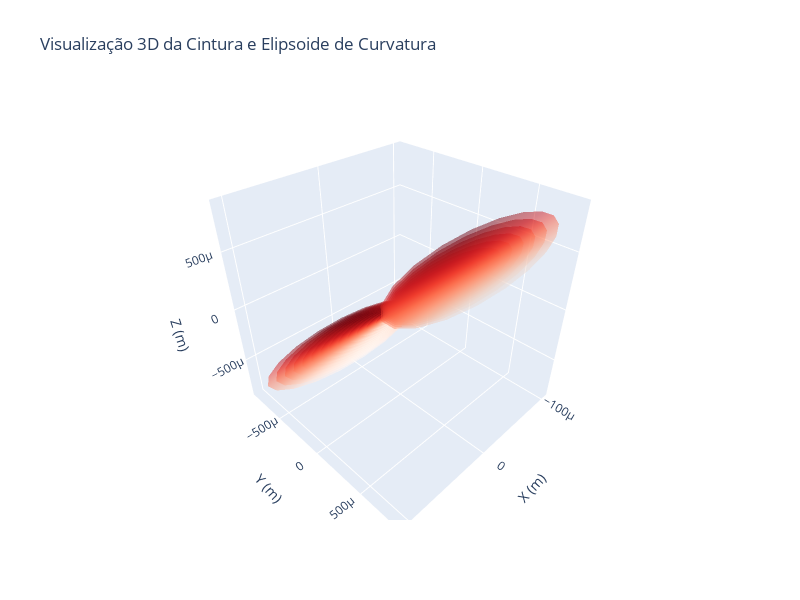

The notebook cell this image was saved under:
### Code cell
gb_sa = GaussianBeam.simple_astigmatic(R=Rx(-π/4))

z_sa = linspace(-1e-3, 1e-3, 30)
surfaces_sa = gb_sa.wavefront_surfaces(z_sa)

fig_sa = go.Figure()

plot_wavefronts(fig_sa, surfaces_sa)

fig_sa.update_layout(
    title="Visualização 3D da Cintura e Elipsoide de Curvatura",
    scene=dict(
        xaxis=dict(title='X (m)'),
        yaxis=dict(title='Y (m)'),
        zaxis=dict(title='Z (m)'),
    ),
    autosize=False,
    width=800,
    height=600
)

fig_sa.show()

### Figure 1 — Plotly figure (JSON) as saved in the notebook; plotly's stock layout.template omitted (floating-point values rounded to 4 significant figures; data arrays with more than 128 entries replaced by an {"elided": "..."} marker saying what was removed)
{"data": [{"colorscale": [[0, "rgb(255,245,240)"], [0.125, "rgb(254,224,210)"], [0.25, "rgb(252,187,161)"], [0.375, "rgb(252,146,114)"], [0.5, "rgb(251,106,74)"], [0.625, "rgb(239,59,44)"], [0.75, "rgb(203,24,29)"], [0.875, "rgb(165,15,21)"], [1, "rgb(103,0,13)"]], "hoverinfo": "none", "opacity": 0.5, "showlegend": false, "showscale": false, "type": "surface", "x": {"elided": "20x20 float values"}, "y": {"elided": "20x20 float values"}, "z": {"elided": "20x20 float values"}}, {"colorscale": [[0, "rgb(255,245,240)"], [0.125, "rgb(254,224,210)"], [0.25, "rgb(252,187,161)"], [0.375, "rgb(252,146,114)"], [0.5, "rgb(251,106,74)"], [0.625, "rgb(239,59,44)"], [0.75, "rgb(203,24,29)"], [0.875, "rgb(165,15,21)"], [1, "rgb(103,0,13)"]], "hoverinfo": "none", "opacity": 0.5, "showlegend": false, "showscale": false, "type": "surface", "x": {"elided": "20x20 float values"}, "y": {"elided": "20x20 float values"}, "z": {"elided": "20x20 float values"}}, {"colorscale": [[0, "rgb(255,245,240)"], [0.125, "rgb(254,224,210)"], [0.25, "rgb(252,187,161)"], [0.375, "rgb(252,146,114)"], [0.5, "rgb(251,106,74)"], [0.625, "rgb(239,59,44)"], [0.75, "rgb(203,24,29)"], [0.875, "rgb(165,15,21)"], [1, "rgb(103,0,13)"]], "hoverinfo": "none", "opacity": 0.5, "showlegend": false, "showscale": false, "type": "surface", "x": {"elided": "20x20 float values"}, "y": {"elided": "20x20 float values"}, "z": {"elided": "20x20 float values"}}, {"colorscale": [[0, "rgb(255,245,240)"], [0.125, "rgb(254,224,210)"], [0.25, "rgb(252,187,161)"], [0.375, "rgb(252,146,114)"], [0.5, "rgb(251,106,74)"], [0.625, "rgb(239,59,44)"], [0.75, "rgb(203,24,29)"], [0.875, "rgb(165,15,21)"], [1, "rgb(103,0,13)"]], "hoverinfo": "none", "opacity": 0.5, "showlegend": false, "showscale": false, "type": "surface", "x": {"elided": "20x20 float values"}, "y": {"elided": "20x20 float values"}, "z": {"elided": "20x20 float values"}}, {"colorscale": [[0, "rgb(255,245,240)"], [0.125, "rgb(254,224,210)"], [0.25, "rgb(252,187,161)"], [0.375, "rgb(252,146,114)"], [0.5, "rgb(251,106,74)"], [0.625, "rgb(239,59,44)"], [0.75, "rgb(203,24,29)"], [0.875, "rgb(165,15,21)"], [1, "rgb(103,0,13)"]], "hoverinfo": "none", "opacity": 0.5, "showlegend": false, "showscale": false, "type": "surface", "x": {"elided": "20x20 float values"}, "y": {"elided": "20x20 float values"}, "z": {"elided": "20x20 float values"}}, {"colorscale": [[0, "rgb(255,245,240)"], [0.125, "rgb(254,224,210)"], [0.25, "rgb(252,187,161)"], [0.375, "rgb(252,146,114)"], [0.5, "rgb(251,106,74)"], [0.625, "rgb(239,59,44)"], [0.75, "rgb(203,24,29)"], [0.875, "rgb(165,15,21)"], [1, "rgb(103,0,13)"]], "hoverinfo": "none", "opacity": 0.5, "showlegend": false, "showscale": false, "type": "surface", "x": {"elided": "20x20 float values"}, "y": {"elided": "20x20 float values"}, "z": {"elided": "20x20 float values"}}, {"colorscale": [[0, "rgb(255,245,240)"], [0.125, "rgb(254,224,210)"], [0.25, "rgb(252,187,161)"], [0.375, "rgb(252,146,114)"], [0.5, "rgb(251,106,74)"], [0.625, "rgb(239,59,44)"], [0.75, "rgb(203,24,29)"], [0.875, "rgb(165,15,21)"], [1, "rgb(103,0,13)"]], "hoverinfo": "none", "opacity": 0.5, "showlegend": false, "showscale": false, "type": "surface", "x": {"elided": "20x20 float values"}, "y": {"elided": "20x20 float values"}, "z": {"elided": "20x20 float values"}}, {"colorscale": [[0, "rgb(255,245,240)"], [0.125, "rgb(254,224,210)"], [0.25, "rgb(252,187,161)"], [0.375, "rgb(252,146,114)"], [0.5, "rgb(251,106,74)"], [0.625, "rgb(239,59,44)"], [0.75, "rgb(203,24,29)"], [0.875, "rgb(165,15,21)"], [1, "rgb(103,0,13)"]], "hoverinfo": "none", "opacity": 0.5, "showlegend": false, "showscale": false, "type": "surface", "x": {"elided": "20x20 float values"}, "y": {"elided": "20x20 float values"}, "z": {"elided": "20x20 float values"}}, {"colorscale": [[0, "rgb(255,245,240)"], [0.125, "rgb(254,224,210)"], [0.25, "rgb(252,187,161)"], [0.375, "rgb(252,146,114)"], [0.5, "rgb(251,106,74)"], [0.625, "rgb(239,59,44)"], [0.75, "rgb(203,24,29)"], [0.875, "rgb(165,15,21)"], [1, "rgb(103,0,13)"]], "hoverinfo": "none", "opacity": 0.5, "showlegend": false, "showscale": false, "type": "surface", "x": {"elided": "20x20 float values"}, "y": {"elided": "20x20 float values"}, "z": {"elided": "20x20 float values"}}, {"colorscale": [[0, "rgb(255,245,240)"], [0.125, "rgb(254,224,210)"], [0.25, "rgb(252,187,161)"], [0.375, "rgb(252,146,114)"], [0.5, "rgb(251,106,74)"], [0.625, "rgb(239,59,44)"], [0.75, "rgb(203,24,29)"], [0.875, "rgb(165,15,21)"], [1, "rgb(103,0,13)"]], "hoverinfo": "none", "opacity": 0.5, "showlegend": false, "showscale": false, "type": "surface", "x": {"elided": "20x20 float values"}, "y": {"elided": "20x20 float values"}, "z": {"elided": "20x20 float values"}}, {"colorscale": [[0, "rgb(255,245,240)"], [0.125, "rgb(254,224,210)"], [0.25, "rgb(252,187,161)"], [0.375, "rgb(252,146,114)"], [0.5, "rgb(251,106,74)"], [0.625, "rgb(239,59,44)"], [0.75, "rgb(203,24,29)"], [0.875, "rgb(165,15,21)"], [1, "rgb(103,0,13)"]], "hoverinfo": "none", "opacity": 0.5, "showlegend": false, "showscale": false, "type": "surface", "x": {"elided": "20x20 float values"}, "y": {"elided": "20x20 float values"}, "z": {"elided": "20x20 float values"}}, {"colorscale": [[0, "rgb(255,245,240)"], [0.125, "rgb(254,224,210)"], [0.25, "rgb(252,187,161)"], [0.375, "rgb(252,146,114)"], [0.5, "rgb(251,106,74)"], [0.625, "rgb(239,59,44)"], [0.75, "rgb(203,24,29)"], [0.875, "rgb(165,15,21)"], [1, "rgb(103,0,13)"]], "hoverinfo": "none", "opacity": 0.5, "showlegend": false, "showscale": false, "type": "surface", "x": {"elided": "20x20 float values"}, "y": {"elided": "20x20 float values"}, "z": {"elided": "20x20 float values"}}, {"colorscale": [[0, "rgb(255,245,240)"], [0.125, "rgb(254,224,210)"], [0.25, "rgb(252,187,161)"], [0.375, "rgb(252,146,114)"], [0.5, "rgb(251,106,74)"], [0.625, "rgb(239,59,44)"], [0.75, "rgb(203,24,29)"], [0.875, "rgb(165,15,21)"], [1, "rgb(103,0,13)"]], "hoverinfo": "none", "opacity": 0.5, "showlegend": false, "showscale": false, "type": "surface", "x": {"elided": "20x20 float values"}, "y": {"elided": "20x20 float values"}, "z": {"elided": "20x20 float values"}}, {"colorscale": [[0, "rgb(255,245,240)"], [0.125, "rgb(254,224,210)"], [0.25, "rgb(252,187,161)"], [0.375, "rgb(252,146,114)"], [0.5, "rgb(251,106,74)"], [0.625, "rgb(239,59,44)"], [0.75, "rgb(203,24,29)"], [0.875, "rgb(165,15,21)"], [1, "rgb(103,0,13)"]], "hoverinfo": "none", "opacity": 0.5, "showlegend": false, "showscale": false, "type": "surface", "x": {"elided": "20x20 float values"}, "y": {"elided": "20x20 float values"}, "z": {"elided": "20x20 float values"}}, {"colorscale": [[0, "rgb(255,245,240)"], [0.125, "rgb(254,224,210)"], [0.25, "rgb(252,187,161)"], [0.375, "rgb(252,146,114)"], [0.5, "rgb(251,106,74)"], [0.625, "rgb(239,59,44)"], [0.75, "rgb(203,24,29)"], [0.875, "rgb(165,15,21)"], [1, "rgb(103,0,13)"]], "hoverinfo": "none", "opacity": 0.5, "showlegend": false, "showscale": false, "type": "surface", "x": {"elided": "20x20 float values"}, "y": {"elided": "20x20 float values"}, "z": {"elided": "20x20 float values"}}, {"colorscale": [[0, "rgb(255,245,240)"], [0.125, "rgb(254,224,210)"], [0.25, "rgb(252,187,161)"], [0.375, "rgb(252,146,114)"], [0.5, "rgb(251,106,74)"], [0.625, "rgb(239,59,44)"], [0.75, "rgb(203,24,29)"], [0.875, "rgb(165,15,21)"], [1, "rgb(103,0,13)"]], "hoverinfo": "none", "opacity": 0.5, "showlegend": false, "showscale": false, "type": "surface", "x": {"elided": "20x20 float values"}, "y": {"elided": "20x20 float values"}, "z": {"elided": "20x20 float values"}}, {"colorscale": [[0, "rgb(255,245,240)"], [0.125, "rgb(254,224,210)"], [0.25, "rgb(252,187,161)"], [0.375, "rgb(252,146,114)"], [0.5, "rgb(251,106,74)"], [0.625, "rgb(239,59,44)"], [0.75, "rgb(203,24,29)"], [0.875, "rgb(165,15,21)"], [1, "rgb(103,0,13)"]], "hoverinfo": "none", "opacity": 0.5, "showlegend": false, "showscale": false, "type": "surface", "x": {"elided": "20x20 float values"}, "y": {"elided": "20x20 float values"}, "z": {"elided": "20x20 float values"}}, {"colorscale": [[0, "rgb(255,245,240)"], [0.125, "rgb(254,224,210)"], [0.25, "rgb(252,187,161)"], [0.375, "rgb(252,146,114)"], [0.5, "rgb(251,106,74)"], [0.625, "rgb(239,59,44)"], [0.75, "rgb(203,24,29)"], [0.875, "rgb(165,15,21)"], [1, "rgb(103,0,13)"]], "hoverinfo": "none", "opacity": 0.5, "showlegend": false, "showscale": false, "type": "surface", "x": {"elided": "20x20 float values"}, "y": {"elided": "20x20 float values"}, "z": {"elided": "20x20 float values"}}, {"colorscale": [[0, "rgb(255,245,240)"], [0.125, "rgb(254,224,210)"], [0.25, "rgb(252,187,161)"], [0.375, "rgb(252,146,114)"], [0.5, "rgb(251,106,74)"], [0.625, "rgb(239,59,44)"], [0.75, "rgb(203,24,29)"], [0.875, "rgb(165,15,21)"], [1, "rgb(103,0,13)"]], "hoverinfo": "none", "opacity": 0.5, "showlegend": false, "showscale": false, "type": "surface", "x": {"elided": "20x20 float values"}, "y": {"elided": "20x20 float values"}, "z": {"elided": "20x20 float values"}}, {"colorscale": [[0, "rgb(255,245,240)"], [0.125, "rgb(254,224,210)"], [0.25, "rgb(252,187,161)"], [0.375, "rgb(252,146,114)"], [0.5, "rgb(251,106,74)"], [0.625, "rgb(239,59,44)"], [0.75, "rgb(203,24,29)"], [0.875, "rgb(165,15,21)"], [1, "rgb(103,0,13)"]], "hoverinfo": "none", "opacity": 0.5, "showlegend": false, "showscale": false, "type": "surface", "x": {"elided": "20x20 float values"}, "y": {"elided": "20x20 float values"}, "z": {"elided": "20x20 float values"}}, {"colorscale": [[0, "rgb(255,245,240)"], [0.125, "rgb(254,224,210)"], [0.25, "rgb(252,187,161)"], [0.375, "rgb(252,146,114)"], [0.5, "rgb(251,106,74)"], [0.625, "rgb(239,59,44)"], [0.75, "rgb(203,24,29)"], [0.875, "rgb(165,15,21)"], [1, "rgb(103,0,13)"]], "hoverinfo": "none", "opacity": 0.5, "showlegend": false, "showscale": false, "type": "surface", "x": {"elided": "20x20 float values"}, "y": {"elided": "20x20 float values"}, "z": {"elided": "20x20 float values"}}, {"colorscale": [[0, "rgb(255,245,240)"], [0.125, "rgb(254,224,210)"], [0.25, "rgb(252,187,161)"], [0.375, "rgb(252,146,114)"], [0.5, "rgb(251,106,74)"], [0.625, "rgb(239,59,44)"], [0.75, "rgb(203,24,29)"], [0.875, "rgb(165,15,21)"], [1, "rgb(103,0,13)"]], "hoverinfo": "none", "opacity": 0.5, "showlegend": false, "showscale": false, "type": "surface", "x": {"elided": "20x20 float values"}, "y": {"elided": "20x20 float values"}, "z": {"elided": "20x20 float values"}}, {"colorscale": [[0, "rgb(255,245,240)"], [0.125, "rgb(254,224,210)"], [0.25, "rgb(252,187,161)"], [0.375, "rgb(252,146,114)"], [0.5, "rgb(251,106,74)"], [0.625, "rgb(239,59,44)"], [0.75, "rgb(203,24,29)"], [0.875, "rgb(165,15,21)"], [1, "rgb(103,0,13)"]], "hoverinfo": "none", "opacity": 0.5, "showlegend": false, "showscale": false, "type": "surface", "x": {"elided": "20x20 float values"}, "y": {"elided": "20x20 float values"}, "z": {"elided": "20x20 float values"}}, {"colorscale": [[0, "rgb(255,245,240)"], [0.125, "rgb(254,224,210)"], [0.25, "rgb(252,187,161)"], [0.375, "rgb(252,146,114)"], [0.5, "rgb(251,106,74)"], [0.625, "rgb(239,59,44)"], [0.75, "rgb(203,24,29)"], [0.875, "rgb(165,15,21)"], [1, "rgb(103,0,13)"]], "hoverinfo": "none", "opacity": 0.5, "showlegend": false, "showscale": false, "type": "surface", "x": {"elided": "20x20 float values"}, "y": {"elided": "20x20 float values"}, "z": {"elided": "20x20 float values"}}, {"colorscale": [[0, "rgb(255,245,240)"], [0.125, "rgb(254,224,210)"], [0.25, "rgb(252,187,161)"], [0.375, "rgb(252,146,114)"], [0.5, "rgb(251,106,74)"], [0.625, "rgb(239,59,44)"], [0.75, "rgb(203,24,29)"], [0.875, "rgb(165,15,21)"], [1, "rgb(103,0,13)"]], "hoverinfo": "none", "opacity": 0.5, "showlegend": false, "showscale": false, "type": "surface", "x": {"elided": "20x20 float values"}, "y": {"elided": "20x20 float values"}, "z": {"elided": "20x20 float values"}}, {"colorscale": [[0, "rgb(255,245,240)"], [0.125, "rgb(254,224,210)"], [0.25, "rgb(252,187,161)"], [0.375, "rgb(252,146,114)"], [0.5, "rgb(251,106,74)"], [0.625, "rgb(239,59,44)"], [0.75, "rgb(203,24,29)"], [0.875, "rgb(165,15,21)"], [1, "rgb(103,0,13)"]], "hoverinfo": "none", "opacity": 0.5, "showlegend": false, "showscale": false, "type": "surface", "x": {"elided": "20x20 float values"}, "y": {"elided": "20x20 float values"}, "z": {"elided": "20x20 float values"}}, {"colorscale": [[0, "rgb(255,245,240)"], [0.125, "rgb(254,224,210)"], [0.25, "rgb(252,187,161)"], [0.375, "rgb(252,146,114)"], [0.5, "rgb(251,106,74)"], [0.625, "rgb(239,59,44)"], [0.75, "rgb(203,24,29)"], [0.875, "rgb(165,15,21)"], [1, "rgb(103,0,13)"]], "hoverinfo": "none", "opacity": 0.5, "showlegend": false, "showscale": false, "type": "surface", "x": {"elided": "20x20 float values"}, "y": {"elided": "20x20 float values"}, "z": {"elided": "20x20 float values"}}, {"colorscale": [[0, "rgb(255,245,240)"], [0.125, "rgb(254,224,210)"], [0.25, "rgb(252,187,161)"], [0.375, "rgb(252,146,114)"], [0.5, "rgb(251,106,74)"], [0.625, "rgb(239,59,44)"], [0.75, "rgb(203,24,29)"], [0.875, "rgb(165,15,21)"], [1, "rgb(103,0,13)"]], "hoverinfo": "none", "opacity": 0.5, "showlegend": false, "showscale": false, "type": "surface", "x": {"elided": "20x20 float values"}, "y": {"elided": "20x20 float values"}, "z": {"elided": "20x20 float values"}}, {"colorscale": [[0, "rgb(255,245,240)"], [0.125, "rgb(254,224,210)"], [0.25, "rgb(252,187,161)"], [0.375, "rgb(252,146,114)"], [0.5, "rgb(251,106,74)"], [0.625, "rgb(239,59,44)"], [0.75, "rgb(203,24,29)"], [0.875, "rgb(165,15,21)"], [1, "rgb(103,0,13)"]], "hoverinfo": "none", "opacity": 0.5, "showlegend": false, "showscale": false, "type": "surface", "x": {"elided": "20x20 float values"}, "y": {"elided": "20x20 float values"}, "z": {"elided": "20x20 float values"}}, {"colorscale": [[0, "rgb(255,245,240)"], [0.125, "rgb(254,224,210)"], [0.25, "rgb(252,187,161)"], [0.375, "rgb(252,146,114)"], [0.5, "rgb(251,106,74)"], [0.625, "rgb(239,59,44)"], [0.75, "rgb(203,24,29)"], [0.875, "rgb(165,15,21)"], [1, "rgb(103,0,13)"]], "hoverinfo": "none", "opacity": 0.5, "showlegend": false, "showscale": false, "type": "surface", "x": {"elided": "20x20 float values"}, "y": {"elided": "20x20 float values"}, "z": {"elided": "20x20 float values"}}], "layout": {"autosize": false, "height": 600, "scene": {"xaxis": {"title": {"text": "X (m)"}}, "yaxis": {"title": {"text": "Y (m)"}}, "zaxis": {"title": {"text": "Z (m)"}}}, "title": {"text": "Visualização 3D da Cintura e Elipsoide de Curvatura"}, "width": 800}}
